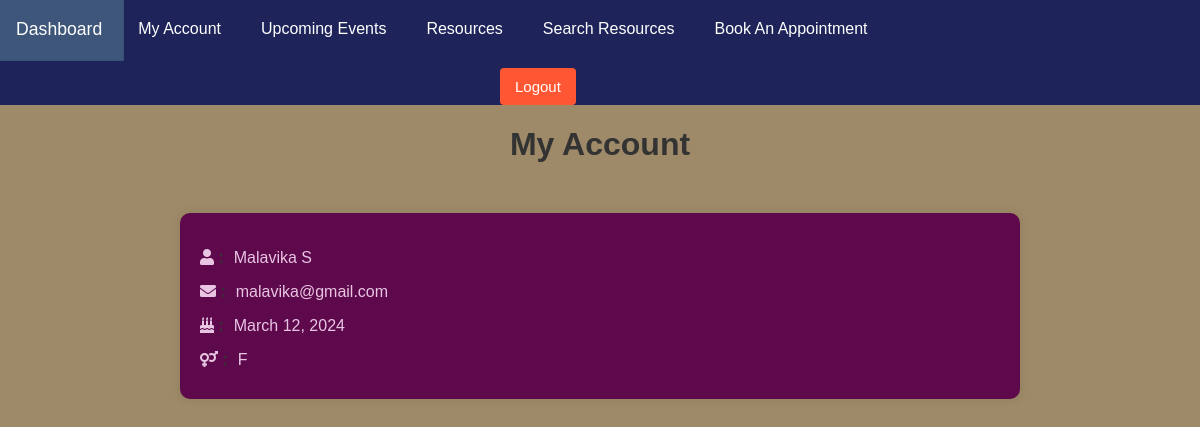
Screenshot of /account/ (signed in) with the database file from the repository.
### MentalHealth/models.py (models this page shows, shortened)
class CustomUser(models.Model):
    GENDER_CHOICES = [
        ('M', 'Male'),
        ('F', 'Female'),
        ('O', 'Other'),
    ]
    ROLE_CHOICES = [
        ('user', 'User'),
        ('admin', 'Admin'),
    ]
    username = models.CharField(max_length=255)
    password= models.CharField(max_length=255)
    email = models.EmailField(max_length=255)
    first_name = models.CharField(max_length=255)
    last_name = models.CharField(max_length=255)
    gender = models.CharField(max_length=1, choices=GENDER_CHOICES)
    birth_date = models.DateField()
    date_joined = models.DateTimeField(auto_now_add=True)
    role = models.CharField(max_length=255, choices=ROLE_CHOICES, default='user')

### MentalHealth/views.py (the view)
# urls.py: path('account/', views.my_account, name='myaccount'),
@login_required
def my_account(request):
    user = request.user
    custom_user = CustomUser.objects.get(username=user.username)  # Retrieve the CustomUser object
    return render(request, 'my_account.html', {'custom_user': custom_user})

### templates/my_account.html (shortened to what this page needs)
<!DOCTYPE html>
<html lang="en">
<head>
    <link rel="stylesheet" href="https://cdnjs.cloudflare.com/ajax/libs/font-awesome/5.15.4/css/all.min.css">
</head>
<body>
    {% include 'usernavbar.html' %}
    <h1>My Account</h1>
    <div class="account-info">
        <p><i class="fas fa-user icon"></i> <strong>:</strong>{{ custom_user.first_name }} {{ custom_user.last_name }}</p>
        <p><i class="fas fa-envelope icon"></i> <strong>:</strong>{{ custom_user.email }}</p>
        <p><i class="fas fa-birthday-cake icon"></i> <strong>:</strong>{{ custom_user.birth_date }}</p>
        <p><i class="fas fa-venus-mars icon"></i> <strong>:</strong>{{ custom_user.gender }}</p>
    </div>
</body>
</html>

### templates/my_account.html (style rules this page uses)
body { font-family: Arial, sans-serif; background-color: #9e8a68; margin: 0; padding: 0; }
h1 { color: #333; margin-bottom: 20px; text-align: center; }
.account-info { max-width: 800px; margin: 50px auto; padding: 20px; background-color: #5e094b; border-radius: 10px; box-shadow: 0 0 10px rgba(0, 0, 0, 0.1); }
.account-info p { margin-bottom: 10px; color: #e8c5e3; }
.account-info p strong { margin-right: 10px; color: #333; }

### rows the page displays
CustomUser: first_name "Malavika", last_name "S", email "malavika@gmail.com", birth_date "March 12, 2024", gender "F"
